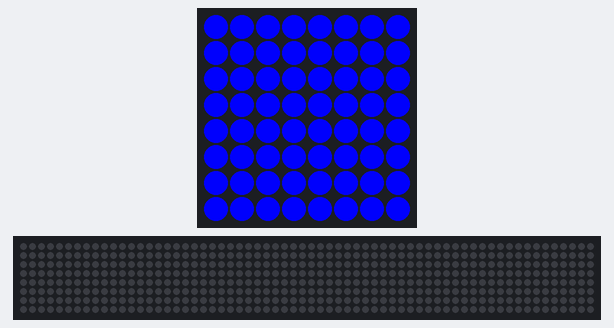
Bench run of a program on a simulated Raspberry Pi (BCM pin numbers) with a Sense HAT. Shown: the Sense HAT's 8×8 RGB LED matrix, a strip that is not on the board, showing the scrolling text unrolled. The 64×8 strip is a reading aid, not a part: it shows the text the matrix is scrolling, unrolled, one strip-width of it at a time. At 4.2 s the program stops and its outputs stay as they are.

Above: at 0.03 s.
At 0.51 s:
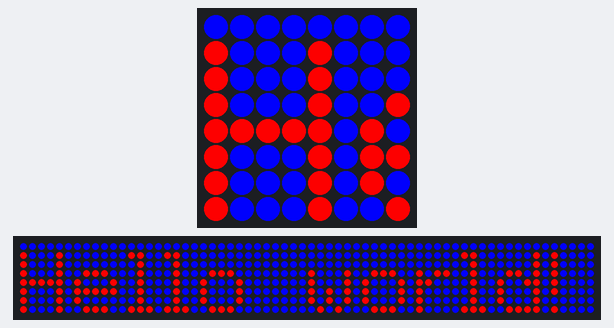
At 1.06 s:
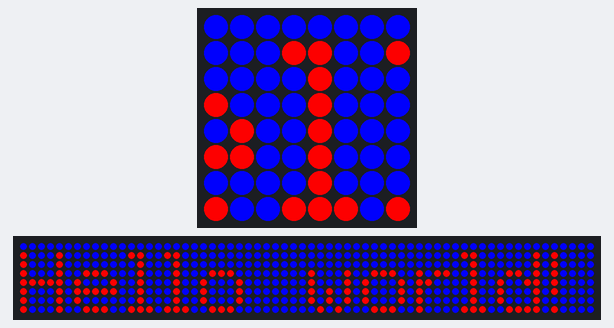
At 2.09 s:
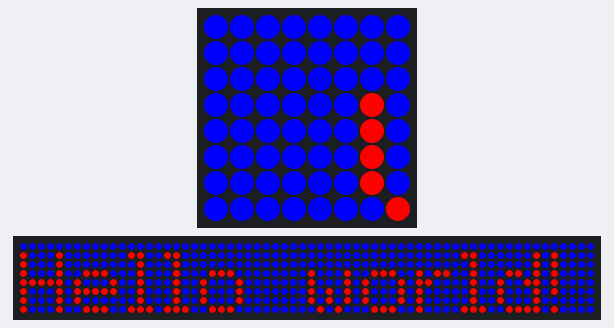
At 3.12 s:
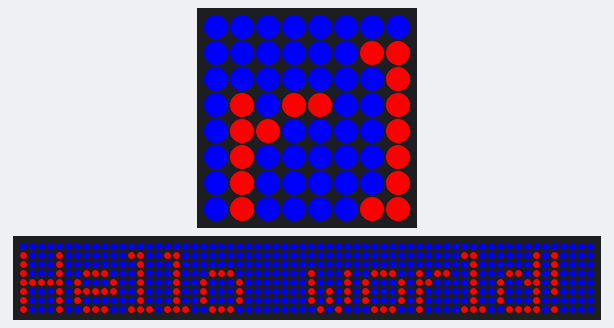
At 4.15 s:
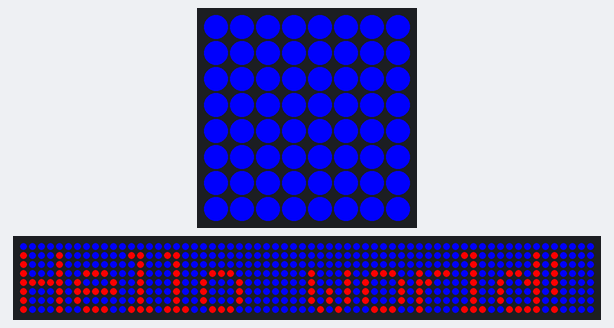

The program:

hello.py
```python
#!/usr/bin/env python3

from sense_hat import SenseHat

sense = SenseHat()

red = (255, 0, 0)
blue = (0, 0, 255)
green = (0, 255, 0)
white = (255, 255, 255)
yellow = (255, 255, 0)

sense.show_message("Hello world!", text_colour=red, back_colour=blue, scroll_speed=.06)
sense.clear()
```
